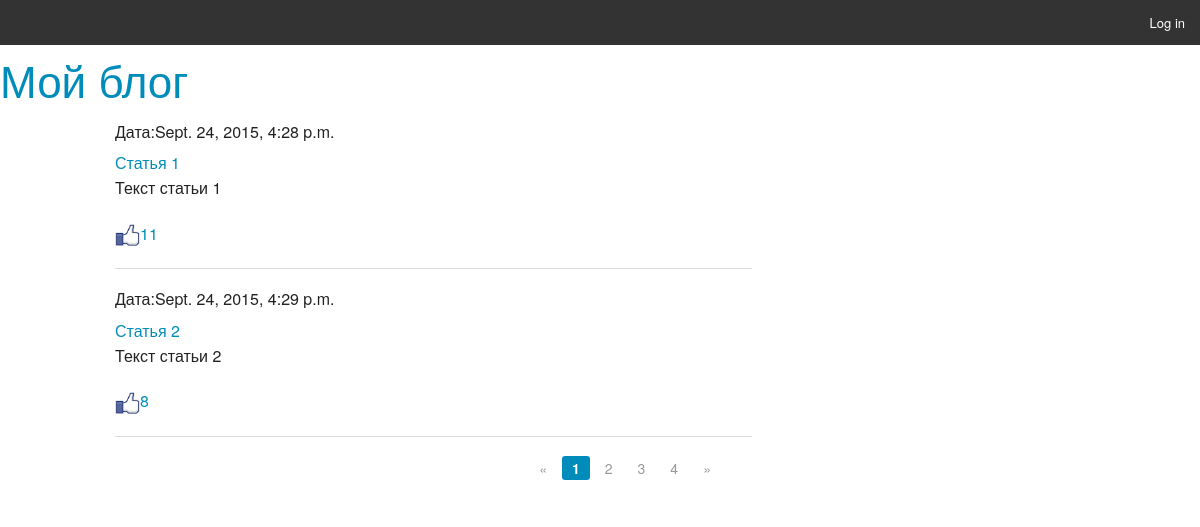
Screenshot of /basicview/ with the database file from the repository.
### WebApplic/models.py (models this page shows)
class Post(models.Model):
    class Meta:
        db_table = "Posts"
    title = models.CharField(max_length=100)
    text = models.TextField()
    date = models.DateTimeField()
    likes = models.IntegerField(default=0)

### WebApplic/views.py (the view)
# urls.py: url(r'^posts/get/(?P<post_id>\d+)/$', 'WebApplic.views.post'),
def posts(request, page_number=1):
    all_posts = Post.objects.all()
    pages = Paginator(all_posts, 2)
    return render_to_response('posts.html', {'posts': pages.page(page_number), 'username': auth.get_user(request).username})

### WebApplic/templates/posts.html
{% extends 'main.html' %}
{% load staticfiles %}
{% block post %}
<div class="large-8 columns">
{% for post in posts %}
    <h6>Дата:{{post.date}}</h6>
    <a href="http://127.0.0.1:8000/posts/get/{{ post.id }}/">{{post.title}}</a>
    <p>{{post.text}}</p>
    <p><a href="/addlike/{{ post.id }}/{{ posts.number }}/" ><img src="{%static "like.jpg" %}" width="25px" height="25px">{{post.likes}}</a></p>
    <hr>
{% endfor %}
</div>
    <div class="row">
        <div class="large-3 large-offset-5 columns">
            <ul class="pagination">
                {% if posts.has_previous %}
                    <li class="arrow"><a href="/allposts/{{ posts.previous_page_number }}">&laquo</a> </li>
                {% else %}
                    <li class="arrow unavailable"><a href="">&laquo</a> </li>
                {% endif %}
                {% for page in posts.paginator.page_range %}
                    {% if page == posts.number %}
                        <li class="current"><a href="/allposts/{{ page }}/">{{ page }}</a> </li>
                    {% else %}
                        <li><a href="/allposts/{{ page }}/">{{ page }}</a> </li>
                    {% endif %}
                {% endfor %}
                {% if posts.has_next %}
                    <li class="arrow"><a href="/allposts/{{ posts.next_page_number }}/">&raquo</a> </li>
                {% else %}
                    <li class="arrow unavailable"><a href="">&raquo</a> </li>
                {% endif %}
            </ul>
        </div>
    </div>
{% endblock %}

### templates/main.html (shortened to what this page needs)
{% load staticfiles %}
<!DOCTYPE html>
<html lang="en">
<head>
    <link rel="stylesheet" type="text/css" href="{% static "static/css/foundation.css" %}">
</head>
<body>
<div class="top-bar">
    <section class="top-bar-section">
        <ul class="right">
            {% if username %}
                <li><a href="/auth/logout/">Log out({{ username }})</a></li>
            {% else %}
                <li><a href="/auth/login/">Log in</a></li>
            {% endif %}
        </ul>
    </section>
</div>
<h1><a href="/allposts/1/">Мой блог</a></h1>
<div class="row">
{% block post %}{% endblock %}
</div>
</body>
</html>

### rows the page displays
Post: date "Sept. 24, 2015, 4:28 p.m.", title "Статья 1", text "Текст статьи 1", likes "11"
Post: date "Sept. 24, 2015, 4:29 p.m.", title "Статья 2", text "Текст статьи 2", likes "8"

### other values shown
{{ page }} "1"
{{ page }} "2" "3" "4"
